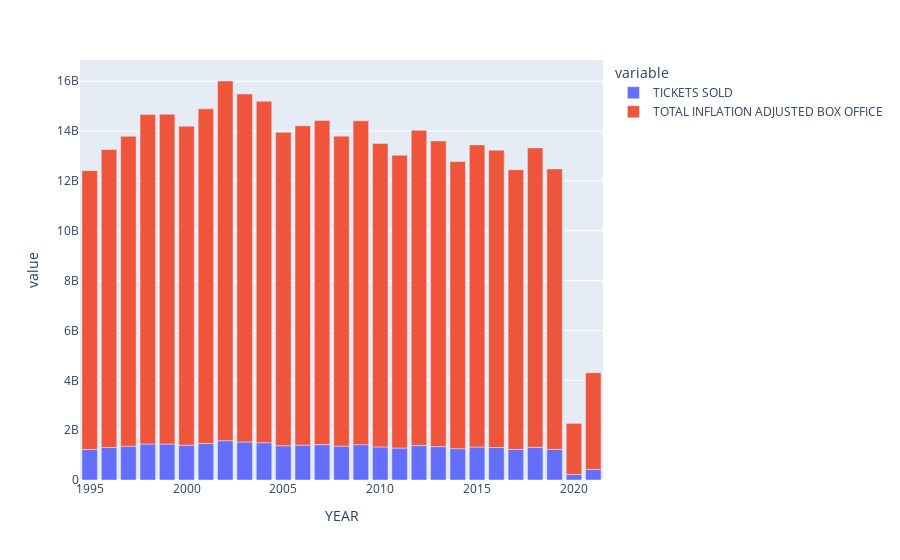

The cell this chart's notebook holds for it:
### Code cell
px.bar(annual_ticket_sales_copy, x = annual_ticket_sales.index ,
        y = ['TICKETS SOLD','TOTAL INFLATION ADJUSTED BOX OFFICE' ],
    
       )

### Figure 1 — Plotly figure (JSON) as saved in the notebook; plotly's stock layout.template omitted (floating-point values rounded to 4 significant figures)
{"data": [{"alignmentgroup": "True", "hovertemplate": "variable=TICKETS SOLD<br>YEAR=%{x}<br>value=%{y}<extra></extra>", "legendgroup": "TICKETS SOLD", "marker": {"color": "#636efa", "pattern": {"shape": ""}}, "name": "TICKETS SOLD", "offsetgroup": "TICKETS SOLD", "orientation": "v", "showlegend": true, "textposition": "auto", "type": "bar", "x": [2021, 2020, 2019, 2018, 2017, 2016, 2015, 2014, 2013, 2012, 2011, 2010, 2009, 2008, 2007, 2006, 2005, 2004, 2003, 2002, 2001, 2000, 1999, 1998, 1997, 1996, 1995], "xaxis": "x", "y": [423774881, 223638958, 1228541629, 1311536128, 1225639761, 1302556378, 1323356776, 1257402920, 1339168926, 1380921942, 1282915168, 1328549021, 1418567388, 1358042073, 1420036680, 1398738283, 1372980280, 1495651298, 1524589620, 1575756527, 1465874205, 1397460079, 1444664086, 1443832471, 1357349648, 1305221290, 1221705907], "yaxis": "y"}, {"alignmentgroup": "True", "hovertemplate": "variable=TOTAL INFLATION ADJUSTED BOX OFFICE<br>YEAR=%{x}<br>value=%{y}<extra></extra>", "legendgroup": "TOTAL INFLATION ADJUSTED BOX OFFICE", "marker": {"color": "#EF553B", "pattern": {"shape": ""}}, "name": "TOTAL INFLATION ADJUSTED BOX OFFICE", "offsetgroup": "TOTAL INFLATION ADJUSTED BOX OFFICE", "orientation": "v", "showlegend": true, "textposition": "auto", "type": "bar", "x": [2021, 2020, 2019, 2018, 2017, 2016, 2015, 2014, 2013, 2012, 2011, 2010, 2009, 2008, 2007, 2006, 2005, 2004, 2003, 2002, 2001, 2000, 1999, 1998, 1997, 1996, 1995], "xaxis": "x", "y": [3881777912, 2048534616, 11253444050, 12013670952, 11226860216, 11931416424, 12121948075, 11517810744, 12266787382, 12649244986, 11751502955, 12169509032, 12994051137, 12439665380, 13007535993, 12812442671, 12576499367, 13700165883, 13965240914, 14433929789, 13427407722, 12800734319, 13233123027, 13225505439, 12433322785, 11955781912, 11190826105], "yaxis": "y"}], "layout": {"autosize": true, "barmode": "relative", "legend": {"title": {"text": "variable"}, "tracegroupgap": 0}, "margin": {"t": 60}, "xaxis": {"anchor": "y", "autorange": true, "domain": [0, 1], "range": [1994.0, 2022.0], "title": {"text": "YEAR"}, "type": "linear"}, "yaxis": {"anchor": "x", "autorange": true, "domain": [0, 1], "range": [0, 16850000000.0], "title": {"text": "value"}, "type": "linear"}}}
